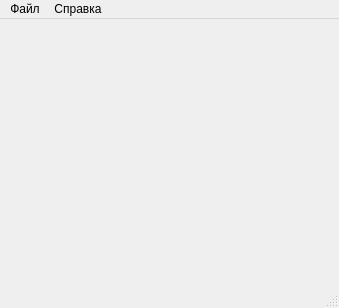
<?xml version="1.0" encoding="UTF-8"?>
<ui version="4.0">
 <class>MainWindow</class>
 <widget class="QMainWindow" name="MainWindow">
  <property name="geometry">
   <rect>
    <x>0</x>
    <y>0</y>
    <width>339</width>
    <height>308</height>
   </rect>
  </property>
  <property name="windowTitle">
   <string>Тестовое задание Мишин</string>
  </property>
  <widget class="MyPicture" name="picWidget"/>
  <widget class="QMenuBar" name="menubar">
   <property name="geometry">
    <rect>
     <x>0</x>
     <y>0</y>
     <width>339</width>
     <height>20</height>
    </rect>
   </property>
   <widget class="QMenu" name="fileMenu">
    <property name="title">
     <string>Файл</string>
    </property>
    <addaction name="uploadAction"/>
    <addaction name="closeAction"/>
   </widget>
   <widget class="QMenu" name="menu_2">
    <property name="title">
     <string>Справка</string>
    </property>
    <addaction name="aboutAction"/>
   </widget>
   <addaction name="fileMenu"/>
   <addaction name="menu_2"/>
  </widget>
  <widget class="QStatusBar" name="statusbar"/>
  <action name="uploadAction">
   <property name="text">
    <string>Загрузить изображение</string>
   </property>
  </action>
  <action name="closeAction">
   <property name="text">
    <string>Закрыть</string>
   </property>
  </action>
  <action name="aboutAction">
   <property name="text">
    <string>О программе</string>
   </property>
  </action>
 </widget>
 <customwidgets>
  <customwidget>
   <class>MyPicture</class>
   <extends>QWidget</extends>
   <header>mypicture.h</header>
   <container>1</container>
   <slots>
    <slot>uploadPicture(QString)</slot>
   </slots>
  </customwidget>
 </customwidgets>
 <resources/>
 <connections>
  <connection>
   <sender>closeAction</sender>
   <signal>triggered()</signal>
   <receiver>MainWindow</receiver>
   <slot>close()</slot>
   <hints>
    <hint type="sourcelabel">
     <x>-1</x>
     <y>-1</y>
    </hint>
    <hint type="destinationlabel">
     <x>399</x>
     <y>299</y>
    </hint>
   </hints>
  </connection>
 </connections>
</ui>
